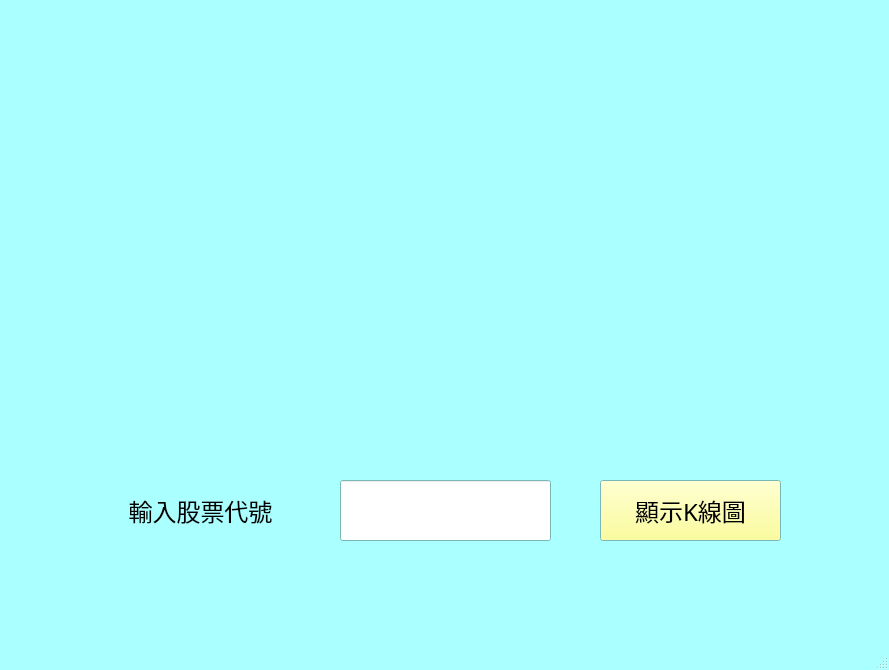
<?xml version="1.0" encoding="UTF-8"?>
<ui version="4.0">
 <class>MainWindow</class>
 <widget class="QMainWindow" name="MainWindow">
  <property name="geometry">
   <rect>
    <x>0</x>
    <y>0</y>
    <width>889</width>
    <height>670</height>
   </rect>
  </property>
  <property name="palette">
   <palette>
    <active>
     <colorrole role="WindowText">
      <brush brushstyle="SolidPattern">
       <color alpha="255">
        <red>0</red>
        <green>0</green>
        <blue>0</blue>
       </color>
      </brush>
     </colorrole>
     <colorrole role="Button">
      <brush brushstyle="SolidPattern">
       <color alpha="255">
        <red>170</red>
        <green>255</green>
        <blue>255</blue>
       </color>
      </brush>
     </colorrole>
     <colorrole role="Light">
      <brush brushstyle="SolidPattern">
       <color alpha="255">
        <red>255</red>
        <green>255</green>
        <blue>255</blue>
       </color>
      </brush>
     </colorrole>
     <colorrole role="Midlight">
      <brush brushstyle="SolidPattern">
       <color alpha="255">
        <red>212</red>
        <green>255</green>
        <blue>255</blue>
       </color>
      </brush>
     </colorrole>
     <colorrole role="Dark">
      <brush brushstyle="SolidPattern">
       <color alpha="255">
        <red>85</red>
        <green>127</green>
        <blue>127</blue>
       </color>
      </brush>
     </colorrole>
     <colorrole role="Mid">
      <brush brushstyle="SolidPattern">
       <color alpha="255">
        <red>113</red>
        <green>170</green>
        <blue>170</blue>
       </color>
      </brush>
     </colorrole>
     <colorrole role="Text">
      <brush brushstyle="SolidPattern">
       <color alpha="255">
        <red>0</red>
        <green>0</green>
        <blue>0</blue>
       </color>
      </brush>
     </colorrole>
     <colorrole role="BrightText">
      <brush brushstyle="SolidPattern">
       <color alpha="255">
        <red>255</red>
        <green>255</green>
        <blue>255</blue>
       </color>
      </brush>
     </colorrole>
     <colorrole role="ButtonText">
      <brush brushstyle="SolidPattern">
       <color alpha="255">
        <red>0</red>
        <green>0</green>
        <blue>0</blue>
       </color>
      </brush>
     </colorrole>
     <colorrole role="Base">
      <brush brushstyle="SolidPattern">
       <color alpha="255">
        <red>255</red>
        <green>255</green>
        <blue>255</blue>
       </color>
      </brush>
     </colorrole>
     <colorrole role="Window">
      <brush brushstyle="SolidPattern">
       <color alpha="255">
        <red>170</red>
        <green>255</green>
        <blue>255</blue>
       </color>
      </brush>
     </colorrole>
     <colorrole role="Shadow">
      <brush brushstyle="SolidPattern">
       <color alpha="255">
        <red>0</red>
        <green>0</green>
        <blue>0</blue>
       </color>
      </brush>
     </colorrole>
     <colorrole role="AlternateBase">
      <brush brushstyle="SolidPattern">
       <color alpha="255">
        <red>212</red>
        <green>255</green>
        <blue>255</blue>
       </color>
      </brush>
     </colorrole>
     <colorrole role="ToolTipBase">
      <brush brushstyle="SolidPattern">
       <color alpha="255">
        <red>255</red>
        <green>255</green>
        <blue>220</blue>
       </color>
      </brush>
     </colorrole>
     <colorrole role="ToolTipText">
      <brush brushstyle="SolidPattern">
       <color alpha="255">
        <red>0</red>
        <green>0</green>
        <blue>0</blue>
       </color>
      </brush>
     </colorrole>
     <colorrole role="PlaceholderText">
      <brush brushstyle="SolidPattern">
       <color alpha="128">
        <red>0</red>
        <green>0</green>
        <blue>0</blue>
       </color>
      </brush>
     </colorrole>
    </active>
    <inactive>
     <colorrole role="WindowText">
      <brush brushstyle="SolidPattern">
       <color alpha="255">
        <red>0</red>
        <green>0</green>
        <blue>0</blue>
       </color>
      </brush>
     </colorrole>
     <colorrole role="Button">
      <brush brushstyle="SolidPattern">
       <color alpha="255">
        <red>170</red>
        <green>255</green>
        <blue>255</blue>
       </color>
      </brush>
     </colorrole>
     <colorrole role="Light">
      <brush brushstyle="SolidPattern">
       <color alpha="255">
        <red>255</red>
        <green>255</green>
        <blue>255</blue>
       </color>
      </brush>
     </colorrole>
     <colorrole role="Midlight">
      <brush brushstyle="SolidPattern">
       <color alpha="255">
        <red>212</red>
        <green>255</green>
        <blue>255</blue>
       </color>
      </brush>
     </colorrole>
     <colorrole role="Dark">
      <brush brushstyle="SolidPattern">
       <color alpha="255">
        <red>85</red>
        <green>127</green>
        <blue>127</blue>
       </color>
      </brush>
     </colorrole>
     <colorrole role="Mid">
      <brush brushstyle="SolidPattern">
       <color alpha="255">
        <red>113</red>
        <green>170</green>
        <blue>170</blue>
       </color>
      </brush>
     </colorrole>
     <colorrole role="Text">
      <brush brushstyle="SolidPattern">
       <color alpha="255">
        <red>0</red>
        <green>0</green>
        <blue>0</blue>
       </color>
      </brush>
     </colorrole>
     <colorrole role="BrightText">
      <brush brushstyle="SolidPattern">
       <color alpha="255">
        <red>255</red>
        <green>255</green>
        <blue>255</blue>
       </color>
      </brush>
     </colorrole>
     <colorrole role="ButtonText">
      <brush brushstyle="SolidPattern">
       <color alpha="255">
        <red>0</red>
        <green>0</green>
        <blue>0</blue>
       </color>
      </brush>
     </colorrole>
     <colorrole role="Base">
      <brush brushstyle="SolidPattern">
       <color alpha="255">
        <red>255</red>
        <green>255</green>
        <blue>255</blue>
       </color>
      </brush>
     </colorrole>
     <colorrole role="Window">
      <brush brushstyle="SolidPattern">
       <color alpha="255">
        <red>170</red>
        <green>255</green>
        <blue>255</blue>
       </color>
      </brush>
     </colorrole>
     <colorrole role="Shadow">
      <brush brushstyle="SolidPattern">
       <color alpha="255">
        <red>0</red>
        <green>0</green>
        <blue>0</blue>
       </color>
      </brush>
     </colorrole>
     <colorrole role="AlternateBase">
      <brush brushstyle="SolidPattern">
       <color alpha="255">
        <red>212</red>
        <green>255</green>
        <blue>255</blue>
       </color>
      </brush>
     </colorrole>
     <colorrole role="ToolTipBase">
      <brush brushstyle="SolidPattern">
       <color alpha="255">
        <red>255</red>
        <green>255</green>
        <blue>220</blue>
       </color>
      </brush>
     </colorrole>
     <colorrole role="ToolTipText">
      <brush brushstyle="SolidPattern">
       <color alpha="255">
        <red>0</red>
        <green>0</green>
        <blue>0</blue>
       </color>
      </brush>
     </colorrole>
     <colorrole role="PlaceholderText">
      <brush brushstyle="SolidPattern">
       <color alpha="128">
        <red>0</red>
        <green>0</green>
        <blue>0</blue>
       </color>
      </brush>
     </colorrole>
    </inactive>
    <disabled>
     <colorrole role="WindowText">
      <brush brushstyle="SolidPattern">
       <color alpha="255">
        <red>85</red>
        <green>127</green>
        <blue>127</blue>
       </color>
      </brush>
     </colorrole>
     <colorrole role="Button">
      <brush brushstyle="SolidPattern">
       <color alpha="255">
        <red>170</red>
        <green>255</green>
        <blue>255</blue>
       </color>
      </brush>
     </colorrole>
     <colorrole role="Light">
      <brush brushstyle="SolidPattern">
       <color alpha="255">
        <red>255</red>
        <green>255</green>
        <blue>255</blue>
       </color>
      </brush>
     </colorrole>
     <colorrole role="Midlight">
      <brush brushstyle="SolidPattern">
       <color alpha="255">
        <red>212</red>
        <green>255</green>
        <blue>255</blue>
       </color>
      </brush>
     </colorrole>
     <colorrole role="Dark">
      <brush brushstyle="SolidPattern">
       <color alpha="255">
        <red>85</red>
        <green>127</green>
        <blue>127</blue>
       </color>
      </brush>
     </colorrole>
     <colorrole role="Mid">
      <brush brushstyle="SolidPattern">
       <color alpha="255">
        <red>113</red>
        <green>170</green>
        <blue>170</blue>
       </color>
      </brush>
     </colorrole>
     <colorrole role="Text">
      <brush brushstyle="SolidPattern">
       <color alpha="255">
        <red>85</red>
        <green>127</green>
        <blue>127</blue>
       </color>
      </brush>
     </colorrole>
     <colorrole role="BrightText">
      <brush brushstyle="SolidPattern">
       <color alpha="255">
        <red>255</red>
        <green>255</green>
        <blue>255</blue>
       </color>
      </brush>
     </colorrole>
     <colorrole role="ButtonText">
      <brush brushstyle="SolidPattern">
       <color alpha="255">
        <red>85</red>
        <green>127</green>
        <blue>127</blue>
       </color>
      </brush>
     </colorrole>
     <colorrole role="Base">
      <brush brushstyle="SolidPattern">
       <color alpha="255">
        <red>170</red>
        <green>255</green>
        <blue>255</blue>
       </color>
      </brush>
     </colorrole>
     <colorrole role="Window">
      <brush brushstyle="SolidPattern">
       <color alpha="255">
        <red>170</red>
        <green>255</green>
        <blue>255</blue>
       </color>
      </brush>
     </colorrole>
     <colorrole role="Shadow">
      <brush brushstyle="SolidPattern">
       <color alpha="255">
        <red>0</red>
        <green>0</green>
        <blue>0</blue>
       </color>
      </brush>
     </colorrole>
     <colorrole role="AlternateBase">
      <brush brushstyle="SolidPattern">
       <color alpha="255">
        <red>170</red>
        <green>255</green>
        <blue>255</blue>
       </color>
      </brush>
     </colorrole>
     <colorrole role="ToolTipBase">
      <brush brushstyle="SolidPattern">
       <color alpha="255">
        <red>255</red>
        <green>255</green>
        <blue>220</blue>
       </color>
      </brush>
     </colorrole>
     <colorrole role="ToolTipText">
      <brush brushstyle="SolidPattern">
       <color alpha="255">
        <red>0</red>
        <green>0</green>
        <blue>0</blue>
       </color>
      </brush>
     </colorrole>
     <colorrole role="PlaceholderText">
      <brush brushstyle="SolidPattern">
       <color alpha="128">
        <red>0</red>
        <green>0</green>
        <blue>0</blue>
       </color>
      </brush>
     </colorrole>
    </disabled>
   </palette>
  </property>
  <property name="windowTitle">
   <string>MainWindow</string>
  </property>
  <widget class="QWidget" name="centralwidget">
   <widget class="QLabel" name="label">
    <property name="geometry">
     <rect>
      <x>110</x>
      <y>40</y>
      <width>641</width>
      <height>391</height>
     </rect>
    </property>
    <property name="text">
     <string/>
    </property>
    <property name="textFormat">
     <enum>Qt::MarkdownText</enum>
    </property>
    <property name="pixmap">
     <pixmap>起始圖.png</pixmap>
    </property>
    <property name="scaledContents">
     <bool>true</bool>
    </property>
   </widget>
   <widget class="QLabel" name="label_2">
    <property name="geometry">
     <rect>
      <x>100</x>
      <y>470</y>
      <width>201</width>
      <height>81</height>
     </rect>
    </property>
    <property name="font">
     <font>
      <family>微軟正黑體</family>
      <pointsize>18</pointsize>
     </font>
    </property>
    <property name="text">
     <string>輸入股票代號</string>
    </property>
    <property name="alignment">
     <set>Qt::AlignCenter</set>
    </property>
   </widget>
   <widget class="QLineEdit" name="lineEdit">
    <property name="geometry">
     <rect>
      <x>340</x>
      <y>480</y>
      <width>211</width>
      <height>61</height>
     </rect>
    </property>
    <property name="font">
     <font>
      <family>微軟正黑體</family>
      <pointsize>18</pointsize>
     </font>
    </property>
   </widget>
   <widget class="QPushButton" name="pushButton">
    <property name="geometry">
     <rect>
      <x>600</x>
      <y>480</y>
      <width>181</width>
      <height>61</height>
     </rect>
    </property>
    <property name="palette">
     <palette>
      <active>
       <colorrole role="Button">
        <brush brushstyle="SolidPattern">
         <color alpha="255">
          <red>255</red>
          <green>255</green>
          <blue>127</blue>
         </color>
        </brush>
       </colorrole>
      </active>
      <inactive>
       <colorrole role="Button">
        <brush brushstyle="SolidPattern">
         <color alpha="255">
          <red>255</red>
          <green>255</green>
          <blue>127</blue>
         </color>
        </brush>
       </colorrole>
      </inactive>
      <disabled>
       <colorrole role="Button">
        <brush brushstyle="SolidPattern">
         <color alpha="255">
          <red>255</red>
          <green>255</green>
          <blue>127</blue>
         </color>
        </brush>
       </colorrole>
      </disabled>
     </palette>
    </property>
    <property name="font">
     <font>
      <family>微軟正黑體</family>
      <pointsize>18</pointsize>
     </font>
    </property>
    <property name="text">
     <string>顯示K線圖</string>
    </property>
   </widget>
  </widget>
  <widget class="QStatusBar" name="statusbar"/>
 </widget>
 <resources/>
 <connections/>
</ui>
